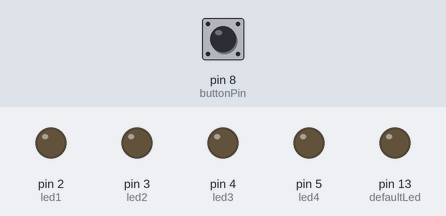
Recording of a sketch running on a simulated Arduino Uno, built with avr-gcc and run on an emulated ATmega328P. Shown: output pins drawn as LEDs (lit = HIGH). Inputs (shaded band) come from the test bench; at power-on: pin 8 (buttonPin) LOW.

Above: at 1.2 s.
1.3 s: pin 8 (buttonPin) pulled HIGH for 0.15 s
At 1.37 s:
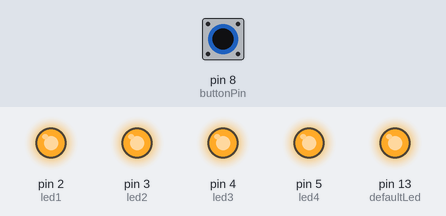
2.9 s: pin 8 (buttonPin) pulled HIGH for 3.2 s
At 7.3 s:
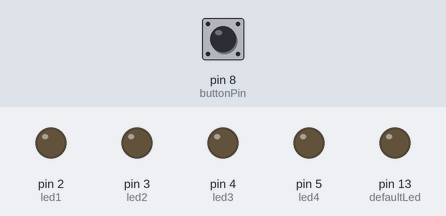
Timing chart, 0 to 8.8 s (numbered marks = the images above; inputs shaded):
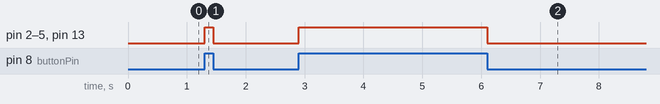

The sketch:

Button-ve-Led.ino
```cpp
/*
Bu projede butona basıldığı zaman ledlerin yanması programlanmıştır.
Tarih: 09.06.2023
Yazar: dezarto
*/

int led1 = 2;
int led2 = 3;
int led3 = 4;
int led4 = 5;
int defaultLed = 13;
int buttonPin = 8;
int state;

void setup() {
  pinMode(buttonPin, INPUT);

  pinMode(defaultLed, OUTPUT);  // default led
  pinMode(led1, OUTPUT);        // tek tek girişler tanımlanır
  pinMode(led2, OUTPUT);
  pinMode(led3, OUTPUT);
  pinMode(led4, OUTPUT);
}

void loop() {

  state = digitalRead(buttonPin);

  if (state) {
    digitalWrite(led1, HIGH);
    digitalWrite(led2, HIGH);
    digitalWrite(led3, HIGH);
    digitalWrite(led4, HIGH);
    digitalWrite(defaultLed, HIGH);
  } else {
    digitalWrite(led1, LOW);
    digitalWrite(led2, LOW);
    digitalWrite(led3, LOW);
    digitalWrite(led4, LOW);
    digitalWrite(defaultLed, LOW);
  }
}
```

Measured:
- after the input at 1.3 s, pin 2 (led1), pin 3 (led2), pin 4 (led3), pin 5 (led4), pin 13 (defaultLed): LOW → HIGH at once, → LOW 0.15 s later
- after the input at 2.9 s, pin 2 (led1), pin 3 (led2), pin 4 (led3), pin 5 (led4), pin 13 (defaultLed): LOW → HIGH at once, → LOW 3.2 s later
